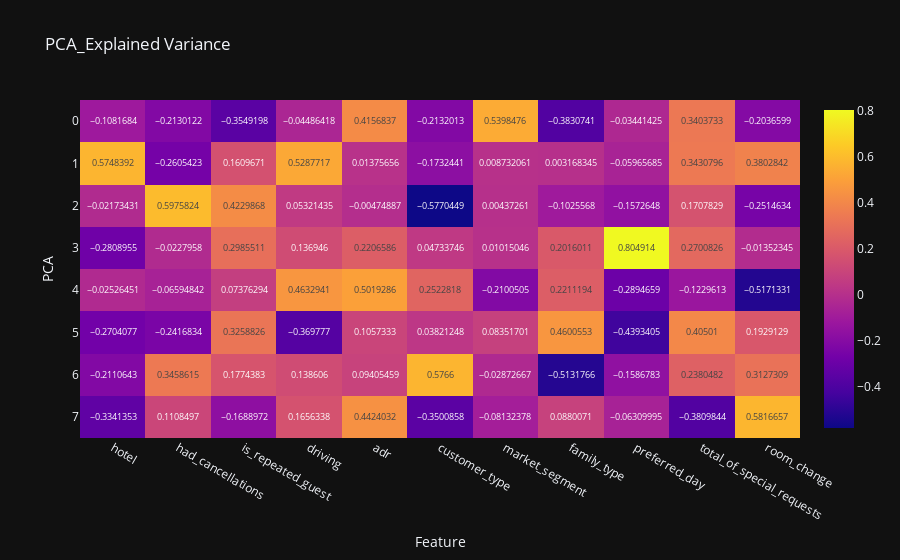

Write notebook code for a chart like this one.
### Code cell
px.imshow(pca2.components_, labels={'x':'Feature', 'y': 'PCA'},x=scaled_df.columns, 
          title = 'PCA_Explained Variance', text_auto=True, template='plotly_dark')

### Figure 1 — Plotly figure (JSON) as saved in the notebook; plotly's stock layout.template omitted (floating-point values rounded to 4 significant figures)
{"data": [{"coloraxis": "coloraxis", "hovertemplate": "Feature: %{x}<br>PCA: %{y}<br>color: %{z}<extra></extra>", "name": "0", "texttemplate": "%{z}", "type": "heatmap", "x": ["hotel", "had_cancellations", "is_repeated_guest", "driving", "adr", "customer_type", "market_segment", "family_type", "preferred_day", "total_of_special_requests", "room_change"], "xaxis": "x", "yaxis": "y", "z": [[-0.1082, -0.213, -0.3549, -0.04486, 0.4157, -0.2132, 0.5398, -0.3831, -0.03441, 0.3404, -0.2037], [0.5748, -0.2605, 0.161, 0.5288, 0.01376, -0.1732, 0.008732, 0.003168, -0.05966, 0.3431, 0.3803], [-0.02173, 0.5976, 0.423, 0.05321, -0.004749, -0.577, 0.004373, -0.1026, -0.1573, 0.1708, -0.2515], [-0.2809, -0.0228, 0.2986, 0.1369, 0.2207, 0.04734, 0.01015, 0.2016, 0.8049, 0.2701, -0.01352], [-0.02526, -0.06595, 0.07376, 0.4633, 0.5019, 0.2523, -0.2101, 0.2211, -0.2895, -0.123, -0.5171], [-0.2704, -0.2417, 0.3259, -0.3698, 0.1057, 0.03821, 0.08352, 0.4601, -0.4393, 0.405, 0.1929], [-0.2111, 0.3459, 0.1774, 0.1386, 0.09405, 0.5766, -0.02873, -0.5132, -0.1587, 0.238, 0.3127], [-0.3341, 0.1108, -0.1689, 0.1656, 0.4424, -0.3501, -0.08132, 0.08801, -0.0631, -0.381, 0.5817]]}], "layout": {"coloraxis": {"colorscale": [[0, "#0d0887"], [0.1111, "#46039f"], [0.2222, "#7201a8"], [0.3333, "#9c179e"], [0.4444, "#bd3786"], [0.5556, "#d8576b"], [0.6667, "#ed7953"], [0.7778, "#fb9f3a"], [0.8889, "#fdca26"], [1, "#f0f921"]]}, "title": {"text": "PCA_Explained Variance"}, "xaxis": {"anchor": "y", "constrain": "domain", "domain": [0, 1], "scaleanchor": "y", "title": {"text": "Feature"}}, "yaxis": {"anchor": "x", "autorange": "reversed", "constrain": "domain", "domain": [0, 1], "title": {"text": "PCA"}}}}
